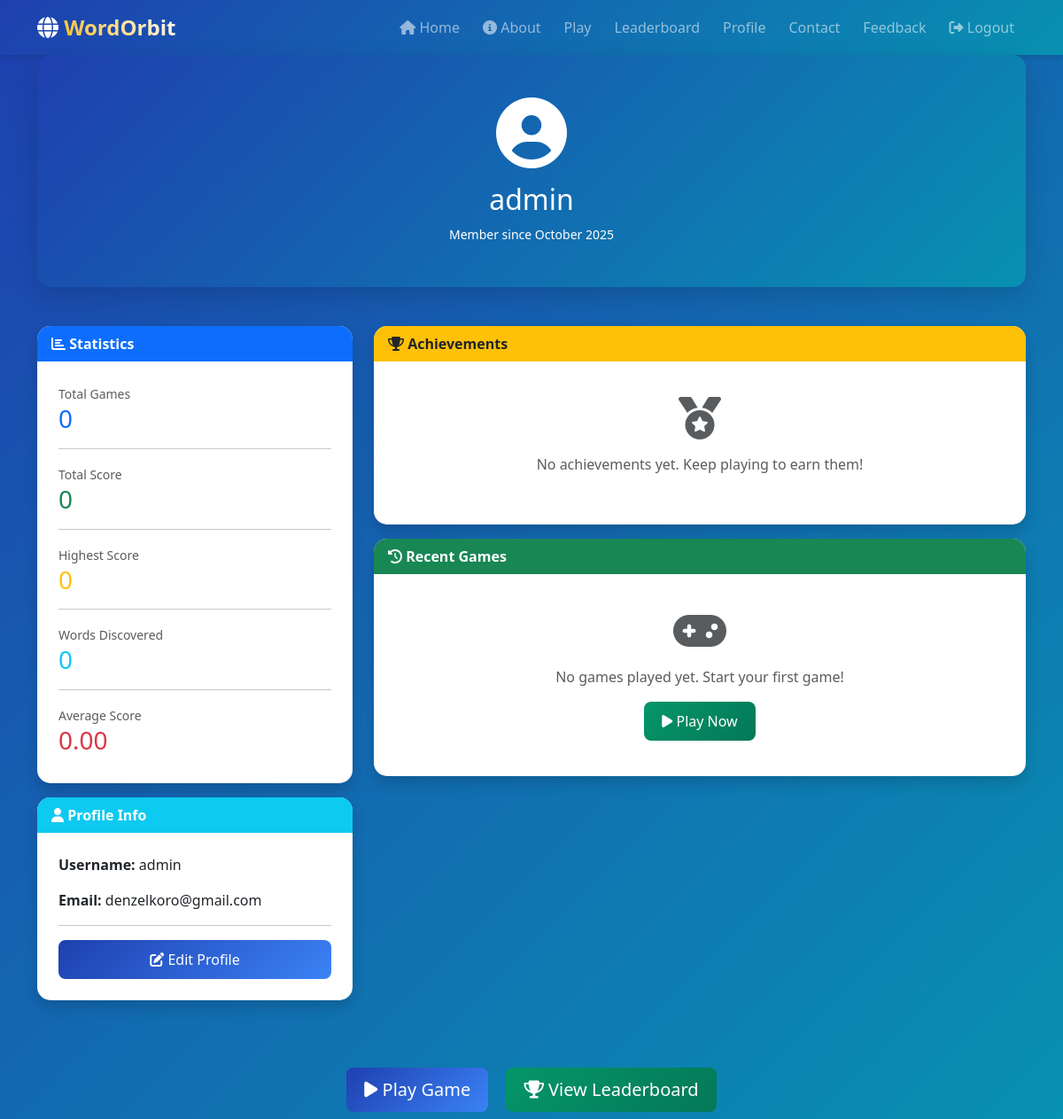
/profile/ (signed in), run on the app's committed database.
### Wordapp/models.py (models this page shows, shortened)
class UserProfile(models.Model):
    user = models.OneToOneField(User, on_delete=models.CASCADE, related_name='profile')
    total_games = models.IntegerField(default=0)
    total_score = models.IntegerField(default=0)
    highest_score = models.IntegerField(default=0)
    words_discovered = models.IntegerField(default=0)
    achievements = models.TextField(blank=True)
    avatar = models.ImageField(upload_to='avatars/', blank=True, null=True)
    bio = models.TextField(max_length=500, blank=True)
    created_at = models.DateTimeField(auto_now_add=True)
    updated_at = models.DateTimeField(auto_now=True)
    class Meta:
        verbose_name = 'User Profile'
        verbose_name_plural = 'User Profiles'
    @property
    def average_score(self):
        if self.total_games == 0:
            return 0
        return round(self.total_score / self.total_games, 2)

### Wordapp/views.py (the view)
# urls.py: path('profile/', views.profile, name='profile'),
@login_required
def profile(request):
    profile, created = UserProfile.objects.get_or_create(user=request.user)
    recent_games = GameSession.objects.filter(user=request.user)[:10]
    achievements = Achievement.objects.filter(user=request.user)
    total_time = GameSession.objects.filter(user=request.user).aggregate(
        Sum('time_taken'))['time_taken__sum'] or 0
    context = {
        'profile': profile,
        'recent_games': recent_games,
        'achievements': achievements,
        'total_time_played': total_time,
    }
    return render(request, 'Wordapp/profile.html', context)

### Wordapp/templates/Wordapp/profile.html (shortened to what this page needs)
{% extends 'Wordapp/base.html' %}
{% block content %}
<div class="container">
    <div class="row mb-4">
        <div class="col-12">
            <div class="card bg-gradient-primary text-white shadow-lg">
                <div class="card-body text-center py-5">
                    {% if profile.avatar %}
                        <img src="{{ profile.avatar.url }}" alt="Avatar" class="profile-avatar mb-3">
                    {% else %}
                        <i class="fas fa-user-circle fa-5x mb-3"></i>
                    {% endif %}
                    <h2 class="mb-2">{{ user.username }}</h2>
                    <small>Member since {{ user.date_joined|date:"F Y" }}</small>
                </div>
            </div>
        </div>
    </div>
    <div class="row">
        <div class="col-md-4 mb-4">
            <div class="card shadow mb-3">
                <div class="card-header bg-primary text-white">
                    <i class="fas fa-chart-bar"></i> Statistics
                </div>
                <div class="card-body">
                    <div class="mb-3">
                        <small class="text-muted">Total Games</small>
                        <h3 class="text-primary">{{ profile.total_games }}</h3>
                    </div>
                    <hr>
                    <div class="mb-3">
                        <small class="text-muted">Total Score</small>
                        <h3 class="text-success">{{ profile.total_score }}</h3>
                    </div>
                    <hr>
                    <div class="mb-3">
                        <small class="text-muted">Highest Score</small>
                        <h3 class="text-warning">{{ profile.highest_score }}</h3>
                    </div>
                    <hr>
                    <div class="mb-3">
                        <small class="text-muted">Words Discovered</small>
                        <h3 class="text-info">{{ profile.words_discovered }}</h3>
                    </div>
                    <hr>
                    <div class="mb-0">
                        <small class="text-muted">Average Score</small>
                        <h3 class="text-danger">{{ profile.average_score|floatformat:2 }}</h3>
                    </div>
                </div>
            </div>
            <div class="card shadow">
                <div class="card-header bg-info text-white">
                    <i class="fas fa-user"></i> Profile Info
                </div>
                <div class="card-body">
                    <p><strong>Username:</strong> {{ user.username }}</p>
                    <p><strong>Email:</strong> {{ user.email }}</p>
                    <hr>
                    <a href="{% url 'edit_profile' %}" class="btn btn-primary w-100">
                        <i class="fas fa-edit"></i> Edit Profile
                    </a>
                </div>
            </div>
        </div>
        <div class="col-md-8">
            <div class="card shadow mb-3">
                <div class="card-header bg-warning">
                    <i class="fas fa-trophy"></i> Achievements
                </div>
                <div class="card-body">
                    {% if achievements %}
                    <div class="row">
                        {% for achievement in achievements %}
                        <div class="col-md-6 mb-3">
                            <div class="achievement-card">
                                <h5 class="mb-1">
                                    <i class="fas fa-award"></i> {{ achievement.name }}
                                </h5>
                                <p class="mb-1 small">{{ achievement.description }}</p>
                                <small class="text-muted">
                                    Earned: {{ achievement.earned_at|date:"M d, Y" }}
                                </small>
                            </div>
                        </div>
                        {% endfor %}
                    </div>
                    {% else %}
                    <div class="text-center text-muted py-3">
                        <i class="fas fa-medal fa-3x mb-3"></i>
                        <p>No achievements yet. Keep playing to earn them!</p>
                    </div>
                    {% endif %}
                </div>
            </div>
            <div class="card shadow">
                <div class="card-header bg-success text-white">
                    <i class="fas fa-history"></i> Recent Games
                </div>
                <div class="card-body">
                    {% if recent_games %}
                    <div class="table-responsive">
                        <table class="table table-hover">
                            <thead>
                                <tr>
                                    <th>Date</th>
                                    <th>Difficulty</th>
                                    <th>Words</th>
                                    <th>Score</th>
                                    <th>Time</th>
                                    <th>Status</th>
                                </tr>
                            </thead>
                            <tbody>
                                {% for game in recent_games %}
                                <tr>
                                    <td>{{ game.created_at|date:"M d, H:i" }}</td>
                                    <td>
                                        <span class="badge bg-{{ game.difficulty }}">
                                            {{ game.difficulty|upper }}
                                        </span>
                                    </td>
                                    <td>{{ game.words_found }}/{{ game.total_words }}</td>
                                    <td><strong>{{ game.score }}</strong></td>
                                    <td>{{ game.formatted_time }}</td>
                                    <td>
                                        {% if game.completed %}
                                        <i class="fas fa-check-circle text-success"></i>
                                        {% else %}
                                        <i class="fas fa-times-circle text-danger"></i>
                                        {% endif %}
                                    </td>
                                </tr>
                                {% endfor %}
                            </tbody>
                        </table>
                    </div>
                    {% else %}
                    <div class="text-center text-muted py-3">
                        <i class="fas fa-gamepad fa-3x mb-3"></i>
                        <p>No games played yet. Start your first game!</p>
                        <a href="{% url 'game_play' %}" class="btn btn-success">
                            <i class="fas fa-play"></i> Play Now
                        </a>
                    </div>
                    {% endif %}
                </div>
            </div>
        </div>
    </div>
    <div class="row mt-4">
        <div class="col-12 text-center">
            <a href="{% url 'game_play' %}" class="btn btn-primary btn-lg m-2">
                <i class="fas fa-play"></i> Play Game
            </a>
            <a href="{% url 'leaderboard' %}" class="btn btn-success btn-lg m-2">
                <i class="fas fa-trophy"></i> View Leaderboard
            </a>
        </div>
    </div>
</div>
{% endblock %}

### Wordapp/static/Wordapp/css/style.css (style rules this page uses)
:root { --primary-color: #1e40af; --secondary-color: #3b82f6; --success-color: #059669; --danger-color: #dc2626; --warning-color: #f59e0b; --info-color: #0891b2; --dark-color: #1e293b; --light-color: #f8fafc; --gradient-start: #1e40af; --gradient-end: #0891b2; }
* { margin: 0; padding: 0; box-sizing: border-box; }
body { font-family: 'Segoe UI', Tahoma, Geneva, Verdana, sans-serif; background: linear-gradient(135deg, var(--gradient-start) 0%, var(--gradient-end) 100%); background-attachment: fixed; min-height: 100vh; display: flex; flex-direction: column; }
.bg-gradient-primary { background: linear-gradient(135deg, var(--gradient-start) 0%, var(--gradient-end) 100%) !important; box-shadow: 0 4px 6px rgba(0, 0, 0, 0.1); }
.card { border: none; border-radius: 15px; box-shadow: 0 5px 15px rgba(0, 0, 0, 0.1); transition: all 0.3s ease; background: white; margin-bottom: 20px; }
.card-header { border-radius: 15px 15px 0 0 !important; font-weight: bold; border: none; }
.card-body { padding: 1.5rem; }
.btn { border-radius: 8px; padding: 10px 20px; font-weight: 500; transition: all 0.3s ease; border: none; }
.btn-primary { background: linear-gradient(135deg, var(--primary-color) 0%, var(--secondary-color) 100%); }
.btn-success { background: linear-gradient(135deg, var(--success-color) 0%, #047857 100%); }
.shadow-lg { box-shadow: 0 10px 30px rgba(0, 0, 0, 0.15) !important; }

### data on the page
UserProfile: total_games "0", total_score "0", highest_score "0", words_discovered "0", average_score "0.00"

### other printed values
{{ user.username }} "admin"
{{ user.date_joined|date:"F Y" }} "October 2025"
{{ user.email }} "denzelkoro@gmail.com"
